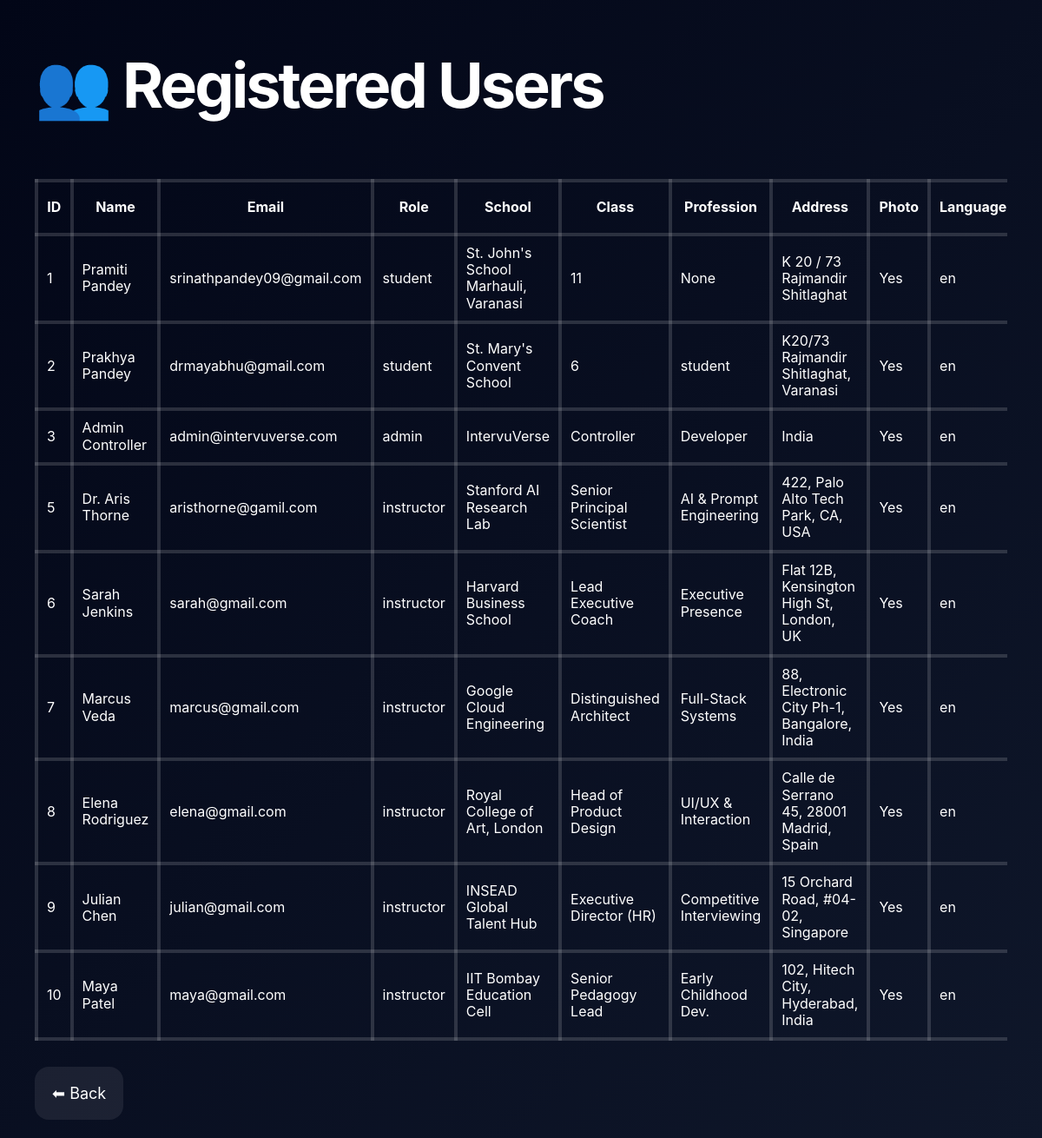
The app's page /admin/users (signed in) with its own data.
### tables this page shows
CREATE TABLE users (id INTEGER PRIMARY KEY, name TEXT, email TEXT UNIQUE, password_hash TEXT, role TEXT DEFAULT "student", created_at INTEGER, verified INTEGER DEFAULT 0, school TEXT, class TEXT, profession TEXT, address TEXT, photo TEXT, language TEXT DEFAULT 'en', theme TEXT DEFAULT 'light', voice TEXT DEFAULT 'female', speed TEXT DEFAULT 'medium', weekly_report INTEGER DEFAULT 0, reminders INTEGER DEFAULT 0, badges INTEGER DEFAULT 1, is_blocked INTEGER DEFAULT 0, is_admin BOOLEAN DEFAULT 0, gemini_api_key TEXT);

### app.py (the view)
@app.route("/admin/users")
@csrf.exempt
@login_required
@admin_required
def admin_users():
    conn = get_db(); c = conn.cursor()
    c.execute("SELECT * FROM users")
    users = c.fetchall()
    conn.close()
    return render_template("admin/users.html", users=users)

### app.py (called while the page is built)
def get_db():
    conn = sqlite3.connect(DB)
    conn.row_factory = sqlite3.Row
    return conn

def login_required(f):
    @functools.wraps(f)
    def wrapped(*args, **kwargs):
        if 'user_id' not in session:
            return redirect(url_for('login', next=request.path))
        return f(*args, **kwargs)
    return wrapped

def admin_required(f):
    @wraps(f)
    def wrapper(*args, **kwargs):
        if not g.user or g.user.get("role") != "admin":
            abort(403)
        return f(*args, **kwargs)
    return wrapper

@app.before_request
def load_logged_in_user():
    g.user = None
    uid = session.get("user_id")
    if uid:
        conn = get_db(); c = conn.cursor()
        c.execute("SELECT id,name,email,role,verified,school,class,profession,address,photo,gemini_api_key FROM users WHERE id=?", (uid,))
        row = c.fetchone()
        conn.close()
        if row:
            g.user = {
                "id": row["id"], "name": row["name"], "email": row["email"],
                "role": row["role"], "verified": row["verified"],
                "school": row["school"], "class": row["class"],
                "profession": row["profession"], "address": row["address"],
                "photo": row["photo"],
                "gemini_api_key": row["gemini_api_key"]
            }
            if g.user and g.user.get("is_blocked"):
             return "Your account is blocked by admin."

### templates/admin/users.html (shortened to what this page needs)
<!DOCTYPE html>
<html lang="en">
<head>
  <link rel="stylesheet" href="/static/css/style.css">
</head>
<body class="admin-page">
    <h2 style="margin-top: 25px;margin-bottom: 25px;margin:20px 0;margin-bottom: 50px;font-size: clamp(48px, 6vw, 92px);font-weight: 700;line-height: 1.05;color: #ffffff;letter-spacing: -3px; z-index: 2;">👥 Registered Users</h2>
<div class="admin-container">
  <table class="admin-table">
    <tr>
      <th>ID</th>
      <th>Name</th>
      <th>Email</th>
      <th>Role</th>
      <th>School</th>
      <th>Class</th>
      <th>Profession</th>
      <th>Address</th>
      <th>Photo</th>
      <th>Language</th>
    </tr>
    {% for u in users %}
    <tr>
      <td>{{ u.id }}</td>
      <td>{{ u.name }}</td>
      <td>{{ u.email }}</td>
      <td>{{ u.role }}</td>
      <td>{{ u.school }}</td>
      <td>{{ u.class}}</td>
      <td>{{ u.profession}}</td>
      <td>{{ u.address}}</td>
      <td>{{ "Yes" if u.photo else "No"}}</td>
      <td>{{ u.language}}</td>
    </tr>
    {% endfor %}
  </table>
</div>
<a href="/admin/dashboard" class="admin-card" style="margin-top: 20px; margin-bottom: 20px;">⬅ Back</a>
</body>
</html>

### static/css/style.css (style rules this page uses)
* { margin: 0; padding: 0; box-sizing: border-box; }
body { font-family: -apple-system, BlinkMacSystemFont, 'SF Pro Display', 'Segoe UI', sans-serif; line-height: 1.2; color: #ffffff; background: linear-gradient(135deg, #0a0a0a 0%, #1a1a2e 25%, #16213e 50%, #0f3460 75%, #533483 100%); background-attachment: fixed; min-height: 100vh; overflow-x: hidden; }
html { scroll-behavior: smooth; }
.admin-page { min-height: 100vh; background: linear-gradient(135deg, #020617, #0f172a); color: white; padding: 40px; }
.admin-container { max-width: 1700px; overflow-y: auto; overflow-x: auto; margin-top: 50pxpx; margin-bottom: 10px; }
.admin-card { padding: 20px; background: rgba(255,255,255,0.08); border-radius: 16px; margin-top: 30px; margin-bottom: 30px; text-align: center; text-decoration: none; color: white; -webkit-backdrop-filter: blur(12px); backdrop-filter: blur(12px); font-size: 18px; transition: 0.3s; }
.admin-table { width: 100%; border-collapse: collapse; margin-top: 20px; margin-bottom: 40px; }
.admin-table th, .admin-table td { border: 4px solid rgba(255,255,255,0.15); padding: 10px; }

### records on screen
users: id "1", name "Pramiti Pandey", email "srinathpandey09@gmail.com", role "student", school "St. John's School Marhauli, Varanasi", class "11", profession "None", address "K 20 / 73 Rajmandir Shitlaghat", photo "Yes", language "en"
users: id "2", name "Prakhya Pandey", email "drmayabhu@gmail.com", role "student", school "St. Mary's Convent School", class "6", profession "student", address "K20/73 Rajmandir Shitlaghat, Varanasi", photo "Yes", language "en"
users: id "3", name "Admin Controller", email "admin@intervuverse.com", role "admin", school "IntervuVerse", class "Controller", profession "Developer", address "India", photo "Yes", language "en"
users: id "5", name "Dr. Aris Thorne", email "aristhorne@gamil.com", role "instructor", school "Stanford AI Research Lab", class "Senior Principal Scientist", profession "AI & Prompt Engineering", address "422, Palo Alto Tech Park, CA, USA", photo "Yes", language "en"
users: id "6", name "Sarah Jenkins", email "sarah@gmail.com", role "instructor", school "Harvard Business School", class "Lead Executive Coach", profession "Executive Presence", address "Flat 12B, Kensington High St, London, UK", photo "Yes", language "en"
users: id "7", name "Marcus Veda", email "marcus@gmail.com", role "instructor", school "Google Cloud Engineering", class "Distinguished Architect", profession "Full-Stack Systems", address "88, Electronic City Ph-1, Bangalore, India", photo "Yes", language "en"
users: id "8", name "Elena Rodriguez", email "elena@gmail.com", role "instructor", school "Royal College of Art, London", class "Head of Product Design", profession "UI/UX & Interaction", address "Calle de Serrano 45, 28001 Madrid, Spain", photo "Yes", language "en"
users: id "9", name "Julian Chen", email "julian@gmail.com", role "instructor", school "INSEAD Global Talent Hub", class "Executive Director (HR)", profession "Competitive Interviewing", address "15 Orchard Road, #04-02, Singapore", photo "Yes", language "en"
users: id "10", name "Maya Patel", email "maya@gmail.com", role "instructor", school "IIT Bombay Education Cell", class "Senior Pedagogy Lead", profession "Early Childhood Dev.", address "102, Hitech City, Hyderabad, India", photo "Yes", language "en"
